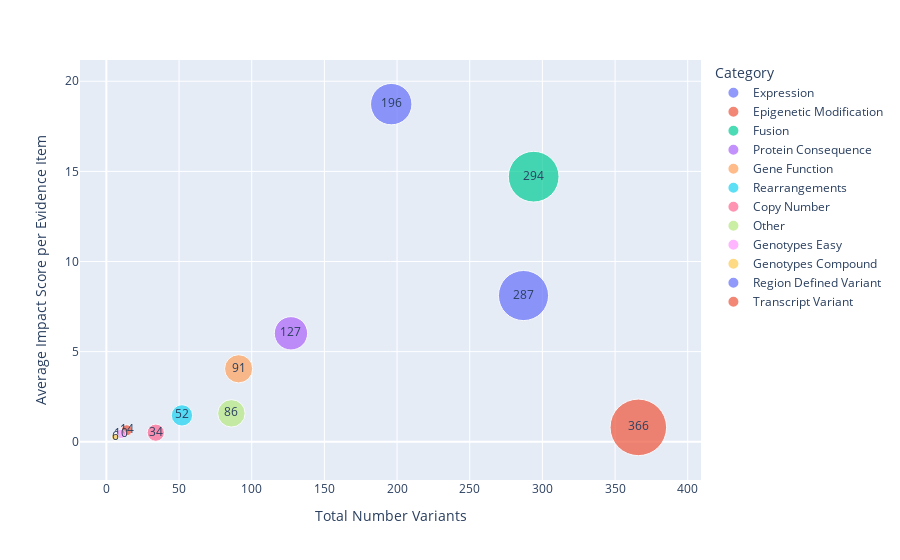

Notebook source saved alongside this figure:
### Code cell
fig3 = px.scatter(
    data_frame=not_supported_variant_impact_df,
    x="Total Number Variants",
    y="Average Impact Score per Evidence Item",
    size="Total Number Variants",
    size_max=40,
    text="Total Number Variants",
    # color_discrete_sequence= Bold,
    color="Category",
    hover_data=["% Accepted Evidence Items", "Average Impact Score per Variant"],
)
fig3.show()

### Figure 1 — Plotly figure (JSON) as saved in the notebook; plotly's stock layout.template omitted (floating-point values rounded to 4 significant figures)
{"data": [{"customdata": [["56.07%", 9.885]], "hovertemplate": "Category=Expression<br>Total Number Variants=%{text}<br>Average Impact Score per Evidence Item=%{y}<br>% Accepted Evidence Items=%{customdata[0]}<br>Average Impact Score per Variant=%{customdata[1]}<extra></extra>", "legendgroup": "Expression", "marker": {"color": "#636efa", "size": [287], "sizemode": "area", "sizeref": 0.2288, "symbol": "circle"}, "mode": "markers+text", "name": "Expression", "orientation": "v", "showlegend": true, "text": [287], "type": "scatter", "x": [287], "xaxis": "x", "y": [8.112], "yaxis": "y"}, {"customdata": [["95.65%", 0.7801]], "hovertemplate": "Category=Epigenetic Modification<br>Total Number Variants=%{text}<br>Average Impact Score per Evidence Item=%{y}<br>% Accepted Evidence Items=%{customdata[0]}<br>Average Impact Score per Variant=%{customdata[1]}<extra></extra>", "legendgroup": "Epigenetic Modification", "marker": {"color": "#EF553B", "size": [14], "sizemode": "area", "sizeref": 0.2288, "symbol": "circle"}, "mode": "markers+text", "name": "Epigenetic Modification", "orientation": "v", "showlegend": true, "text": [14], "type": "scatter", "x": [14], "xaxis": "x", "y": [0.6401], "yaxis": "y"}, {"customdata": [["61.33%", 17.92]], "hovertemplate": "Category=Fusion<br>Total Number Variants=%{text}<br>Average Impact Score per Evidence Item=%{y}<br>% Accepted Evidence Items=%{customdata[0]}<br>Average Impact Score per Variant=%{customdata[1]}<extra></extra>", "legendgroup": "Fusion", "marker": {"color": "#00cc96", "size": [294], "sizemode": "area", "sizeref": 0.2288, "symbol": "circle"}, "mode": "markers+text", "name": "Fusion", "orientation": "v", "showlegend": true, "text": [294], "type": "scatter", "x": [294], "xaxis": "x", "y": [14.71], "yaxis": "y"}, {"customdata": [["65.19%", 7.333]], "hovertemplate": "Category=Protein Consequence<br>Total Number Variants=%{text}<br>Average Impact Score per Evidence Item=%{y}<br>% Accepted Evidence Items=%{customdata[0]}<br>Average Impact Score per Variant=%{customdata[1]}<extra></extra>", "legendgroup": "Protein Consequence", "marker": {"color": "#ab63fa", "size": [127], "sizemode": "area", "sizeref": 0.2288, "symbol": "circle"}, "mode": "markers+text", "name": "Protein Consequence", "orientation": "v", "showlegend": true, "text": [127], "type": "scatter", "x": [127], "xaxis": "x", "y": [6.017], "yaxis": "y"}, {"customdata": [["44.64%", 4.933]], "hovertemplate": "Category=Gene Function<br>Total Number Variants=%{text}<br>Average Impact Score per Evidence Item=%{y}<br>% Accepted Evidence Items=%{customdata[0]}<br>Average Impact Score per Variant=%{customdata[1]}<extra></extra>", "legendgroup": "Gene Function", "marker": {"color": "#FFA15A", "size": [91], "sizemode": "area", "sizeref": 0.2288, "symbol": "circle"}, "mode": "markers+text", "name": "Gene Function", "orientation": "v", "showlegend": true, "text": [91], "type": "scatter", "x": [91], "xaxis": "x", "y": [4.048], "yaxis": "y"}, {"customdata": [["38.69%", 1.784]], "hovertemplate": "Category=Rearrangements<br>Total Number Variants=%{text}<br>Average Impact Score per Evidence Item=%{y}<br>% Accepted Evidence Items=%{customdata[0]}<br>Average Impact Score per Variant=%{customdata[1]}<extra></extra>", "legendgroup": "Rearrangements", "marker": {"color": "#19d3f3", "size": [52], "sizemode": "area", "sizeref": 0.2288, "symbol": "circle"}, "mode": "markers+text", "name": "Rearrangements", "orientation": "v", "showlegend": true, "text": [52], "type": "scatter", "x": [52], "xaxis": "x", "y": [1.464], "yaxis": "y"}, {"customdata": [["46.27%", 0.6148]], "hovertemplate": "Category=Copy Number<br>Total Number Variants=%{text}<br>Average Impact Score per Evidence Item=%{y}<br>% Accepted Evidence Items=%{customdata[0]}<br>Average Impact Score per Variant=%{customdata[1]}<extra></extra>", "legendgroup": "Copy Number", "marker": {"color": "#FF6692", "size": [34], "sizemode": "area", "sizeref": 0.2288, "symbol": "circle"}, "mode": "markers+text", "name": "Copy Number", "orientation": "v", "showlegend": true, "text": [34], "type": "scatter", "x": [34], "xaxis": "x", "y": [0.5045], "yaxis": "y"}, {"customdata": [["39.74%", 1.922]], "hovertemplate": "Category=Other<br>Total Number Variants=%{text}<br>Average Impact Score per Evidence Item=%{y}<br>% Accepted Evidence Items=%{customdata[0]}<br>Average Impact Score per Variant=%{customdata[1]}<extra></extra>", "legendgroup": "Other", "marker": {"color": "#B6E880", "size": [86], "sizemode": "area", "sizeref": 0.2288, "symbol": "circle"}, "mode": "markers+text", "name": "Other", "orientation": "v", "showlegend": true, "text": [86], "type": "scatter", "x": [86], "xaxis": "x", "y": [1.577], "yaxis": "y"}, {"customdata": [["65.00%", 0.5328]], "hovertemplate": "Category=Genotypes Easy<br>Total Number Variants=%{text}<br>Average Impact Score per Evidence Item=%{y}<br>% Accepted Evidence Items=%{customdata[0]}<br>Average Impact Score per Variant=%{customdata[1]}<extra></extra>", "legendgroup": "Genotypes Easy", "marker": {"color": "#FF97FF", "size": [10], "sizemode": "area", "sizeref": 0.2288, "symbol": "circle"}, "mode": "markers+text", "name": "Genotypes Easy", "orientation": "v", "showlegend": true, "text": [10], "type": "scatter", "x": [10], "xaxis": "x", "y": [0.4372], "yaxis": "y"}, {"customdata": [["57.14%", 0.321]], "hovertemplate": "Category=Genotypes Compound<br>Total Number Variants=%{text}<br>Average Impact Score per Evidence Item=%{y}<br>% Accepted Evidence Items=%{customdata[0]}<br>Average Impact Score per Variant=%{customdata[1]}<extra></extra>", "legendgroup": "Genotypes Compound", "marker": {"color": "#FECB52", "size": [6], "sizemode": "area", "sizeref": 0.2288, "symbol": "circle"}, "mode": "markers+text", "name": "Genotypes Compound", "orientation": "v", "showlegend": true, "text": [6], "type": "scatter", "x": [6], "xaxis": "x", "y": [0.2635], "yaxis": "y"}, {"customdata": [["58.25%", 22.82]], "hovertemplate": "Category=Region Defined Variant<br>Total Number Variants=%{text}<br>Average Impact Score per Evidence Item=%{y}<br>% Accepted Evidence Items=%{customdata[0]}<br>Average Impact Score per Variant=%{customdata[1]}<extra></extra>", "legendgroup": "Region Defined Variant", "marker": {"color": "#636efa", "size": [196], "sizemode": "area", "sizeref": 0.2288, "symbol": "circle"}, "mode": "markers+text", "name": "Region Defined Variant", "orientation": "v", "showlegend": true, "text": [196], "type": "scatter", "x": [196], "xaxis": "x", "y": [18.73], "yaxis": "y"}, {"customdata": [["12.11%", 0.974]], "hovertemplate": "Category=Transcript Variant<br>Total Number Variants=%{text}<br>Average Impact Score per Evidence Item=%{y}<br>% Accepted Evidence Items=%{customdata[0]}<br>Average Impact Score per Variant=%{customdata[1]}<extra></extra>", "legendgroup": "Transcript Variant", "marker": {"color": "#EF553B", "size": [366], "sizemode": "area", "sizeref": 0.2288, "symbol": "circle"}, "mode": "markers+text", "name": "Transcript Variant", "orientation": "v", "showlegend": true, "text": [366], "type": "scatter", "x": [366], "xaxis": "x", "y": [0.7993], "yaxis": "y"}], "layout": {"legend": {"itemsizing": "constant", "title": {"text": "Category"}, "tracegroupgap": 0}, "margin": {"t": 60}, "xaxis": {"anchor": "y", "domain": [0, 1], "title": {"text": "Total Number Variants"}}, "yaxis": {"anchor": "x", "domain": [0, 1], "title": {"text": "Average Impact Score per Evidence Item"}}}}
